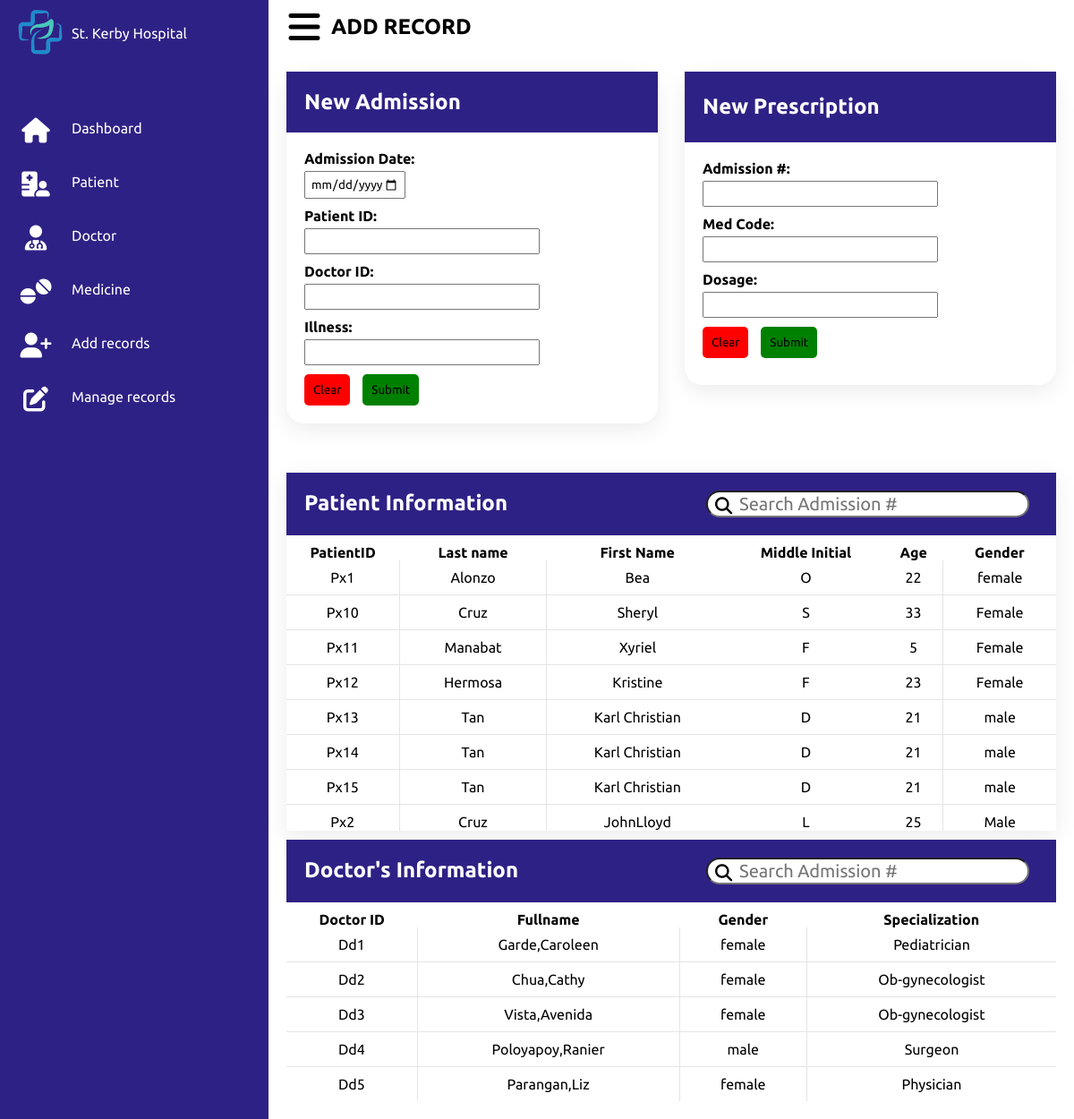
The app's page /addRecords.php with its own data.
### tables this page shows
CREATE TABLE `patient` (
  `patientID` varchar(12) NOT NULL,
  `ln` varchar(15) DEFAULT NULL,
  `fn` varchar(15) DEFAULT NULL,
  `mi` varchar(2) DEFAULT NULL,
  `birthday` date NOT NULL,
  `age` int(11) DEFAULT NULL,
  `gender` varchar(6) DEFAULT NULL,
  `blood_type` varchar(5) NOT NULL,
  `contactID` varchar(15) NOT NULL,
  `em_contactId` varchar(15) NOT NULL
);

CREATE TABLE `doctor` (
  `doctorID` varchar(6) NOT NULL,
  `fullname` varchar(18) DEFAULT NULL,
  `gender` varchar(6) DEFAULT NULL,
  `specialization` varchar(20) DEFAULT NULL
);

### addRecords.php (the view, shortened to what this page needs)
<?php
include 'admit.php'
?>
<!DOCTYPE html>
<html lang="en">
<head>
  <link rel="stylesheet" href="https://cdnjs.cloudflare.com/ajax/libs/font-awesome/6.3.0/css/all.min.css" />
  <link rel="stylesheet" href="styles/addRecords.css?v=<?php echo time(); ?>">
</head>
<body>
  <div class="container">
    <div class="navigation">
      <ul>
        <li>
          <a href="#">
            <span class="logo">
              <img src="images/logo.ico" alt="" />
            </span>
            <span class="logo-name">St. Kerby Hospital</span>
          </a>
        </li>
        <li id="dashboard">
          <a href="adminMain.php">
            <span class="icon">
              <i class="fa-solid fa-house"></i>
            </span>
            <span class="title">Dashboard</span>
          </a>
        </li>
        <li>
          <a href="patient.php">
            <span class="icon">
              <i class="fa-solid fa-hospital-user"></i>
            </span>
            <span class="title">Patient</span>
          </a>
        </li>
        <li>
          <a href="doctor.php">
            <span class="icon">
              <i class="fa-solid fa-user-doctor"></i>
            </span>
            <span class="title">Doctor</span>
          </a>
        </li>
        <li>
          <a href="medicine.php">
            <span class="icon">
              <i class="fa-solid fa-tablets"></i>
            </span>
            <span class="title">Medicine</span>
          </a>
        </li>
        <li>
          <a href="addRecords.php">
            <span class="icon">
              <i class="fa-solid fa-user-plus"></i>
            </span>
            <span class="title">Add records</span>
          </a>
        </li>
        <li>
          <a href="manageRecords.php">
            <span class="icon">
              <i class="fa-solid fa-pen-to-square"></i>
            </span>
            <span class="title">Manage records</span>
          </a>
        </li>
      </ul>
    </div>
  </div>
  <div class="main">
    <div class="topbar">
      <div class="toggle">
        <i class="fa-solid fa-bars"></i>
      </div>
      <div class="title">
        <h2>ADD RECORD</h2>
      </div>
    </div>
    <div class="details">
      <div class="newAdm">
        <div class="cardHeader">
          <h2>New Admission</h2>
        </div>
        <form method="post" action="admit.php">
          <label for="admission_date">Admission Date:</label>
          <input type="date" id="admission_date" name="admission_date" /><br />
          <label for="patient_id">Patient ID:</label>
          <input type="text" id="patient_id" name="patient_id" /><br />
          <label for="doctor_id">Doctor ID:</label>
          <input type="text" id="doctor_id" name="doctor_id" /><br />
          <label for="illness">Illness:</label>
          <input type="text" id="illness" name="illness" /><br />
          <button type="reset">Clear</button>
          <button type="submit" name="admit">Submit</button>
        </form>
      </div>
      <div class="newPresc">
        <div class="cardHeader">
          <h2>New Prescription</h2>
        </div>
        <form class="presc-record" method="post" action="admit.php">
          <label for="admission_id">Admission #:</label>
          <input type="text" id="admission_id" name="admission_id" /><br />
          <label for="med_code">Med Code:</label>
          <input type="text" id="med_code" name="med_code" /><br />
          <label for="dosage">Dosage:</label>
          <input type="text" id="dosage" name="dosage" /><br />
          <button type="reset">Clear</button>
          <button type="submit" name="prescribe">Submit</button>
        </form>
      </div>
    </div>
    <div class="tables">
      <div class="patient">
        <div class="cardHeader">
          <h2>Patient Information </h2>
          <div class="searchAD">
            <label>
              <input type="text" placeholder="Search Admission #" id="myInput" onkeyup='patientSearch()'>
              <i class="fa-solid fa-magnifying-glass"></i>
            </label>
          </div>
        </div>
        <table id="patientTable">
          <thead>
            <tr>
              <th>PatientID</th>
              <th>Last name</th>
              <th>First Name</th>
              <th>Middle Initial</th>
              <th>Age</th>
              <th>Gender</th>
            </tr>
          </thead>
          <tbody>
            <?php
            $query = mysqli_query($con, "select * from `patient`");
            while ($row = mysqli_fetch_array($query)) {
            ?>
              <tr>
                <td><?php echo ucwords($row['patientID']); ?></td>
                <td><?php echo ucwords($row['ln']); ?></td>
                <td><?php echo $row['fn']; ?></td>
                <td><?php echo ucwords($row['mi']); ?></td>
                <td><?php echo $row['age']; ?></td>
                <td><?php echo $row['gender']; ?></td>
              </tr>
            <?php
            }
            ?>
          </tbody>
        </table>
      </div>
      <div class="doctor">
        <div class="cardHeader">
          <h2>Doctor's Information</h2>
          <div class="searchAD">
            <label>
              <input type="text" placeholder="Search Admission #" id="myInput2" onkeyup='doctorSearch()'>
              <i class="fa-solid fa-magnifying-glass"></i>
            </label>
          </div>
        </div>
        <table id="doctorTable">
          <thead>
            <th>Doctor ID</th>
            <th>Fullname</th>
            <th>Gender</th>
            <th>Specialization</th>
          </thead>
          <tbody>
            <?php
            $query = mysqli_query($con, "select * from `doctor`");
            while ($row = mysqli_fetch_array($query)) {
            ?>
              <tr>
                <td><?php echo ucwords($row['doctorID']); ?></td>
                <td><?php echo ucwords($row['fullname']); ?></td>
                <td><?php echo $row['gender']; ?></td>
                <td><?php echo ucwords($row['specialization']); ?></td>
              </tr>
            <?php
            }
            ?>
          </tbody>
        </table>
      </div>
    </div>
</body>
</html>

### records on screen
patient: patientID "Px1", ln "Alonzo", fn "Bea", mi "O", age "22", gender "female"
patient: patientID "Px10", ln "Cruz", fn "Sheryl", mi "S", age "33", gender "Female"
patient: patientID "Px11", ln "Manabat", fn "Xyriel", mi "F", age "5", gender "Female"
patient: patientID "Px12", ln "Hermosa", fn "Kristine", mi "F", age "23", gender "Female"
patient: patientID "Px13", ln "Tan", fn "Karl Christian", mi "D", age "21", gender "male"
patient: patientID "Px14", ln "Tan", fn "Karl Christian", mi "D", age "21", gender "male"
patient: patientID "Px15", ln "Tan", fn "Karl Christian", mi "D", age "21", gender "male"
patient: patientID "Px2", ln "Cruz", fn "JohnLloyd", mi "L", age "25", gender "Male"
doctor: doctorID "Dd1", fullname "Garde,Caroleen", gender "female", specialization "Pediatrician"
doctor: doctorID "Dd2", fullname "Chua,Cathy", gender "female", specialization "Ob-gynecologist"
doctor: doctorID "Dd3", fullname "Vista,Avenida", gender "female", specialization "Ob-gynecologist"
doctor: doctorID "Dd4", fullname "Poloyapoy,Ranier", gender "male", specialization "Surgeon"
doctor: doctorID "Dd5", fullname "Parangan,Liz", gender "female", specialization "Physician"
